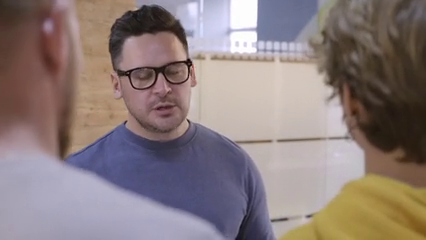
#> input picture frame 36 of face_video.mp4, 426 x 240 px, given in place of the camera
$ jupyter execute --allow-errors main.ipynb   (text cells are left out)
#> lines starting #> are read from the running program, lines starting #| are printed output that depends on the picture; pictures that were not available may be replaced by others from this repository, and a replacement may not be noted
[cell 1]
import cv2
from matplotlib import pyplot as plt
cv2.__version__ # show version

[cell 2]
# cv2.imread("photo.jpg")  read file as an array

img = cv2.imread('photo.jpg', cv2.IMREAD_COLOR)
# cv2.IMREAD_COLOR  load image as color (default)
# cv2.IMREAD_GRAYSCALE  load image as grayscale

#> (a cell that did not finish here is left out)

[cell 4]
# Show image in a window
cv2.imshow('title', img)
cv2.waitKey(0)
cv2.destroyAllWindows()

[cell 5]
# cv2.imwrite(fileName, image) download image file

[cell 6]
# Sample code

""" img = cv2.imread('lena.jpg', cv2.IMREAD_GRAYSCALE)
cv2.imshow('image',img)
k = cv2.waitKey(0)
if k == 27: # esc key
    cv2.destroyAllWindow()
elif k = ord('s'): # 's' key
    cv2.imwrite('lenagray.png',img)
    cv2.destroyAllWindow()
"""

#> (a cell that did not finish here is left out)

[cell 8]
# 영상 재생

# cap 이 정상적으로 open이 되었는지 확인하기 위해서 cap.isOpen() 으로 확인가능
cap = cv2.VideoCapture(0)

# cap.get(prodId)/cap.set(propId, value)을 통해서 속성 변경이 가능.
# 3은 width, 4는 heigh

#print ('width: {0}, height: {1}'.format(cap.get(3),cap.get(4)))
cap.set(3,320)
cap.set(4,240)

while(True):
    # ret : frame capture결과(boolean)
    # frame : Capture한 frame
    ret, frame = cap.read()
#> frame is the input picture: shape (240, 426, 3); mean B, G, R 124, 124.7, 139.1

    if (ret):
        # image를 Grayscale로 Convert함.
        gray = cv2.cvtColor(frame, cv2.COLOR_BGR2GRAY)
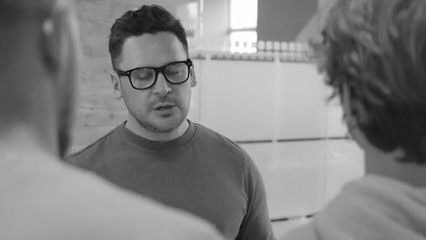
#> gray: shape (240, 426); min 8, max 255, mean 128.9

        cv2.imshow('frame', gray) # show in window

        if cv2.waitKey(1) & 0xFF == ord('q'):
#> (key q is pressed here)
            break

cap.release()
cv2.destroyAllWindows()

[cell 9]
# 영상 재생 from file

import cv2

cap = cv2.VideoCapture('vtest.avi')

while(cap.isOpened()):
    ret, frame = cap.read()
    gray = cv2.cvtColor(frame, cv2.COLOR_BGR2GRAY)

    cv2.imshow('frame', gray) # show in window

    if cv2.waitKey(1) & 0xFF == ord('q'):
#> (key q is pressed here)
        break

cap.release()
cv2.destroyAllWindows()

[cell 10]
# 영상 저장

cap = cv2.VideoCapture(0)

fourcc = cv2.VideoWriter_fourcc(*'DIVX')
# Codec정보. cv2.VideoWriter_fourcc()
# Windows 는 DIVX
out = cv2.VideoWriter('output.avi', fourcc, 25.0, (640,480))
# fileName, fourcc, frame, size

while (cap.isOpened()):
    ret, frame = cap.read()

    if ret:
        # 이미지 반전,  0:상하, 1 : 좌우
        frame = cv2.flip(frame, 1)
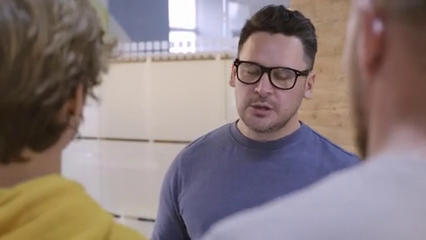
#> frame: shape (240, 426, 3); mean B, G, R 124, 124.7, 139.1

        out.write(frame) # our 에다가 capture된 frame 을 저장

        cv2.imshow('frame', frame)

        if cv2.waitKey(1) & 0xFF == ord('q'):
            # waitkey : 0 > key입력까지 멈춰있음
            # waitkey: 1 > 움직임
#> (key q is pressed here)
            break
    else:
        break

cap.release()
out.release()
cv2.destroyAllWindows()

[cell 11]
import numpy as np

img = np.zeros((512, 512, 3), np.uint8)
#모두 0으로 되어 있는 빈 Canvas(검정색)
img = cv2.line(img, (0, 0), (511, 511), (255, 0, 0), 5)
# (img, start, end, color, thickness)

cv2.imshow('image',img)
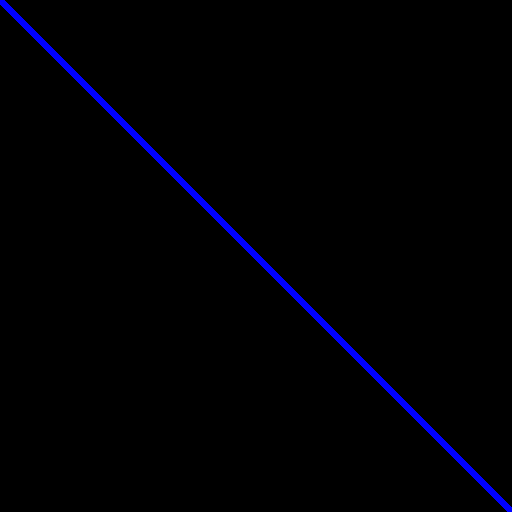
#> window 'image': shape (512, 512, 3); mean B, G, R 4.5, 0, 0
cv2.waitKey(0)
cv2.destroyAllWindows()

[cell 12]
# cv2.setMouseCallback(windowName, callback, param=None)
# callback – (event, x, y, flags, param)가 전달 됨.

[cell 13]
# callback함수
def draw_circle(event, x, y, flags, param):
    if event == cv2.EVENT_LBUTTONDBLCLK: #  left button double click
        cv2.circle(img,(x,y), 100,(255,0,0),-1)

# 빈 Image 생성
img = np.zeros((512,512,3), np.uint8)
cv2.namedWindow('image')
cv2.setMouseCallback('image', draw_circle)

while(1):
    cv2.imshow('image', img)
    if cv2.waitKey(0) &  0xFF == 27:   # esc를 누르면 종료
#> (key q is pressed here)
        break


cv2.destroyAllWindows()

[cell 14]
# 마우스를 누른 상태에서 이동시 원 또는 사각형을 그리는 Demo

drawing = False #Mouse가 클릭된 상태 확인용
mode = True # True이면 사각형, false면 원
ix,iy = -1,-1


# Mouse Callback함수
def draw_circle(event, x,y, flags, param):
	global ix,iy, drawing, mode

	if event == cv2.EVENT_LBUTTONDOWN: #마우스를 누른 상태
		drawing = True
		ix, iy = x,y
	elif event == cv2.EVENT_MOUSEMOVE: # 마우스 이동
		if drawing == True:            # 마우스를 누른 상태 일경우
			if mode == True:
				cv2.rectangle(img,(ix,iy),(x,y),(255,0,0),-1)
			else:
				cv2.circle(img,(x,y),5,(0,255,0),-1)

	elif event == cv2.EVENT_LBUTTONUP:
		drawing = False;             # 마우스를 때면 상태 변경
		if mode == True:
			cv2.rectangle(img,(ix,iy),(x,y),(255,0,0),-1)
		else:
			cv2.circle(img,(x,y),5,(0,255,0),-1)


img = np.zeros((512,512,3), np.uint8)
cv2.namedWindow('image')
cv2.setMouseCallback('image',draw_circle)

while True:
	cv2.imshow('image', img)

	k = cv2.waitKey(1) & 0xFF
#> (key q is pressed here)

	if k == ord('m'):    # 사각형, 원 Mode변경
		mode = not mode
	elif k == 27:        # esc를 누르면 종료
		break

cv2.destroyAllWindows()

[cell 15]
# cv2.createTrackbar(trackbarName, windowName, value, count, onChange)
# value (int) – Trackbar가 생성될 때 초기 값
# count – Tracbar의 Max값. Min값은 항상 0
# onChange – Slide값이 변경될 때 호출 되는 Callback함수. 전달되는 Paramter는 trackbar Position

# cv2.getTrackbarPos(trackbarName, windowName)

[cell 16]
def nothing(x):
    pass

img = np.zeros((300,512,3), np.uint8) # 빈 이미지 생성
cv2.namedWindow('image')

# trackbar를 생성하여 named window에 등록
cv2.createTrackbar('R', 'image', 0, 255, nothing)
cv2.createTrackbar('G', 'image', 0, 255, nothing)
cv2.createTrackbar('B', 'image', 0, 255, nothing)

switch = '0:OFF\n1:On'
cv2.createTrackbar(switch, 'image', 1, 1, nothing)

while True:
    cv2.imshow('image', img)

    if cv2.waitKey(1) & 0xFF == 27:
#> (key q is pressed here)
        break

    # get positions
    r = cv2.getTrackbarPos('R','image')
    g = cv2.getTrackbarPos('G', 'image')
    b = cv2.getTrackbarPos('B', 'image')
    s = cv2.getTrackbarPos(switch, 'image')

    if s == 0:
        img[:] = 0 # 모든 행/열 좌표 값을 0으로 변경. 검은색
    else:
        img[:] = [b,g,r] # 모든 행/열 좌표값을 [b,g,r]로 변경 """

$ run again, starting later in the video
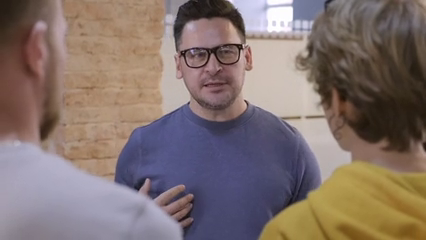
#> input picture frame 166 of face_video.mp4, 426 x 240 px, given in place of the camera
#> frame is the input picture: shape (240, 426, 3); mean B, G, R 109.3, 113.4, 129.5
#> `gray = cv2.cvtColor(frame, cv2.COLOR_BGR2GRAY)`:
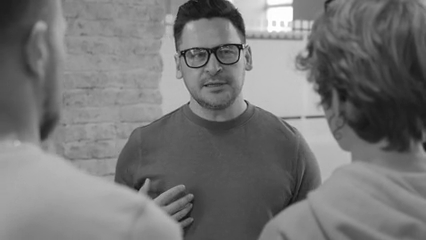
#> gray: shape (240, 426); min 10, max 255, mean 117.7
#> `frame = cv2.flip(frame, 1)`:
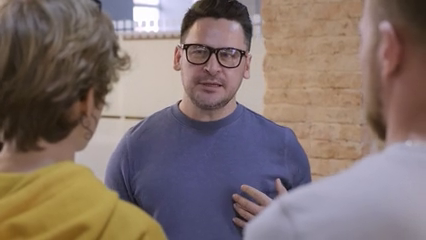
#> frame: shape (240, 426, 3); mean B, G, R 109.3, 113.4, 129.5

$ run again, starting later in the video
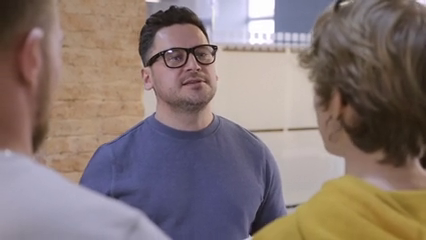
#> input picture frame 295 of face_video.mp4, 426 x 240 px, given in place of the camera
#> frame is the input picture: shape (240, 426, 3); mean B, G, R 115.2, 117.8, 133.2
#> `gray = cv2.cvtColor(frame, cv2.COLOR_BGR2GRAY)`:
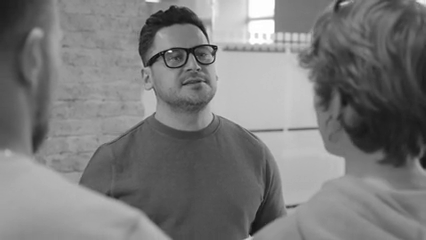
#> gray: shape (240, 426); min 14, max 255, mean 122
#> `frame = cv2.flip(frame, 1)`:
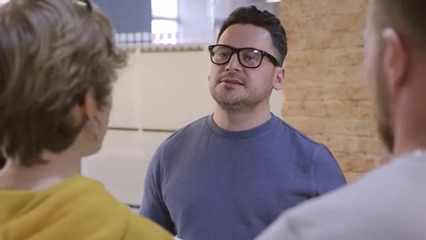
#> frame: shape (240, 426, 3); mean B, G, R 115.2, 117.8, 133.2
